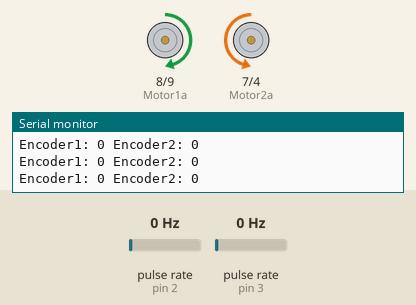
Simulated run of this sketch. Board: Arduino Uno, built with avr-gcc and run on an emulated ATmega328P. Parts: motor-driver pin pairs drawn as motors (green arrow = first pin HIGH = forward, orange = second pin HIGH = backward, longer = more drive, scaled by the enable pin), the last lines printed to the serial monitor. Wiring (inferred from the names in the program): 2 × pulse sensor: data pin 2 / data pin 3. The inputs (shaded band) are chosen by the test bench; at power-on: pulse rate (sensors on pin 2, pin 3) 0 Hz.

Above: at 1.2 s.
1.3 s: pulse rate (sensor on pin 2) set to 45 Hz
At 4.2 s:
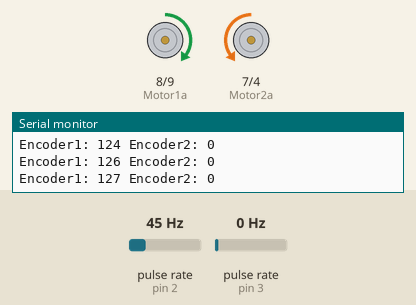
4.3 s: pulse rate (sensor on pin 2) set to 51 Hz
At 5.0 s:
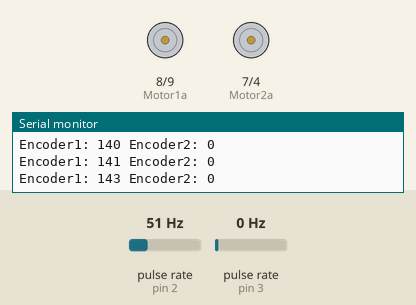
6.9 s: pulse rate (sensor on pin 3) set to 144 Hz
9.9 s: pulse rate (sensor on pin 3) set to 148 Hz
Timing chart, 0 to 13.9 s (numbered marks = the images above; inputs shaded):
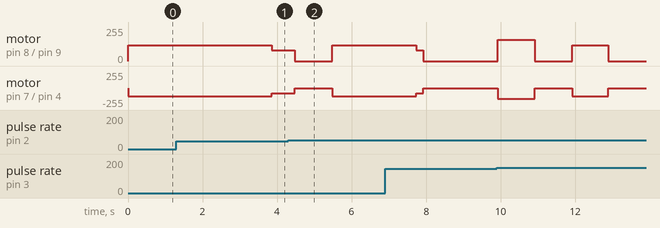

Measured:
- the behaviour switches between 48 and 49 Hz on pulse rate (sensor on pin 2) (found by bisection; images 1 and 2)
- after the input at 1.3 s, motor on pin 8 (Motor1a) / pin 9 (Motor1b): forward 120/255 → forward 80/255 after 2.6 s; motor on pin 7 (Motor2a) / pin 4 (Motor2b): backward 120/255 → backward 80/255 after 2.6 s

The sketch:

testv7.ino
```cpp
#include "Adafruit_VL53L0X.h"

Adafruit_VL53L0X lox = Adafruit_VL53L0X();

void InitVL53L0X() {
  if (!lox.begin()) while (1);  // Halt execution if initialization fails
}

float Dist(float correction = 0.0) {
  VL53L0X_RangingMeasurementData_t measure;
  lox.rangingTest(&measure, false);
  return measure.RangeStatus != 4 ? (measure.RangeMilliMeter / 10.0) + correction : -1.0;
}


#define Motor1a 8
#define Motor1b 9
#define Motor2a 7
#define Motor2b 4
const int ENA = 5;
const int ENB = 6;

#define encoderOne 2
#define encoderTwo 3

volatile long encoderCount1 = 0;
volatile long encoderCount2 = 0;

const int ticksPerRevolution = 260;
const float wheelBaseCircumference = 2 * 3.14159 * 9;
const float wheelCircumference = 2 * 3.14159 * 3.25;

void setup() {
  Serial.begin(9600);
  pinMode(Motor1a, OUTPUT);
  pinMode(Motor1b, OUTPUT);
  pinMode(Motor2a, OUTPUT);
  pinMode(Motor2b, OUTPUT);
  pinMode(ENA, OUTPUT);
  pinMode(ENB, OUTPUT);

  attachInterrupt(digitalPinToInterrupt(encoderOne), incEncoder1, RISING);
  attachInterrupt(digitalPinToInterrupt(encoderTwo), incEncoder2, RISING);
  // stopMotors();

  InitVL53L0X();
}

void loop() {
  rotate(90);
  delay(1000);
  rotate(90);
  delay(1000);
  forward(100);
  delay(1000);
}

void incEncoder1() {
  encoderCount1++;
}

void incEncoder2() {
  encoderCount2++;
}

void rotate(int angle) {
  float rotationDistance = (angle / 360.0) * wheelBaseCircumference;
  int targetTicks = (rotationDistance / wheelCircumference) * ticksPerRevolution * 0.8;
  encoderCount1 = 0;
  encoderCount2 = 0;
  digitalWrite(Motor1a, HIGH);
  digitalWrite(Motor1b, LOW);
  digitalWrite(Motor2a, LOW);
  digitalWrite(Motor2b, HIGH);
  analogWrite(ENA, 120);
  analogWrite(ENB, 120);
  while (abs(encoderCount1) < targetTicks && abs(encoderCount2) < targetTicks) {
    Serial.print("Encoder1: ");
    Serial.print(encoderCount1);
    Serial.print(" Encoder2: ");
    Serial.println(encoderCount2);
    if (abs(encoderCount1 - targetTicks) < 30){
        analogWrite(ENA, 80);
        analogWrite(ENB, 80);
    }
  }
  stopMotors();
  encoderCount1 = 0;
  encoderCount2 = 0;
}

void forward(int distance) {
  int speed = 160;
  float movementDistance = (distance ) ;
  int targetTicks = (movementDistance / wheelCircumference) * ticksPerRevolution * 0.8;
  encoderCount1 = 0;
  encoderCount2 = 0;
  digitalWrite(Motor1a, HIGH);  // Set IN1 HIGH
  digitalWrite(Motor1b, LOW);   // Set IN2 LOW
  analogWrite(ENA, speed);  // Set motor speed (0-255)
  digitalWrite(Motor2a, HIGH);  // Set IN1 HIGH
  digitalWrite(Motor2b, LOW);   // Set IN2 LOW
  analogWrite(ENB, speed);  // Set motor speed (0-255)
    // while (abs(encoderCount1) < targetTicks && abs(encoderCount2) < targetTicks) {

    //   while (Dist() < 50) {
    //     rotate(90);
    //   }

    Serial.print("Encoder1St: ");
    Serial.print(encoderCount1);
    Serial.print(" Encoder2St: ");
    Serial.println(encoderCount2);
    if (abs(encoderCount1 - targetTicks) < 50){
        analogWrite(ENA, 100);
        analogWrite(ENB, 100);
    }
  // }
  stopMotors();
  encoderCount1 = 0;
  encoderCount2 = 0;
}

void stopMotors() {
  digitalWrite(Motor1a, LOW);
  digitalWrite(Motor1b, LOW);
  digitalWrite(Motor2a, LOW);
  digitalWrite(Motor2b, LOW);
  analogWrite(ENA, 0);
  analogWrite(ENB, 0);
}
```
